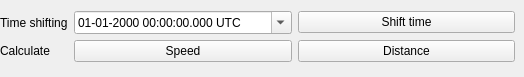
       <widget class="QWidget" name="scrollAreaWidgetContents_3">
        <property name="geometry">
         <rect>
          <x>0</x>
          <y>0</y>
          <width>524</width>
          <height>77</height>
         </rect>
        </property>
        <layout class="QGridLayout" name="gridLayout_2">
         <property name="leftMargin">
          <number>0</number>
         </property>
         <property name="rightMargin">
          <number>9</number>
         </property>
         <property name="bottomMargin">
          <number>0</number>
         </property>
         <item row="3" column="0">
          <widget class="QLabel" name="label_171">
           <property name="sizePolicy">
            <sizepolicy hsizetype="Fixed" vsizetype="Preferred">
             <horstretch>0</horstretch>
             <verstretch>0</verstretch>
            </sizepolicy>
           </property>
           <property name="text">
            <string>Calculate</string>
           </property>
          </widget>
         </item>
         <item row="3" column="1">
          <widget class="QPushButton" name="buttonCalculateSpeed">
           <property name="text">
            <string>Speed</string>
           </property>
          </widget>
         </item>
         <item row="8" column="0">
          <spacer name="verticalSpacer_3">
           <property name="orientation">
            <enum>Qt::Vertical</enum>
           </property>
           <property name="sizeHint" stdset="0">
            <size>
             <width>20</width>
             <height>40</height>
            </size>
           </property>
          </spacer>
         </item>
         <item row="2" column="1">
          <widget class="QDateTimeEdit" name="startDateTime_2">
           <property name="displayFormat">
            <string>dd-MM-yyyy HH:mm:ss.zzz t</string>
           </property>
           <property name="calendarPopup">
            <bool>true</bool>
           </property>
           <property name="timeSpec">
            <enum>Qt::UTC</enum>
           </property>
          </widget>
         </item>
         <item row="2" column="2">
          <widget class="QPushButton" name="pushButton_2">
           <property name="text">
            <string>Shift time</string>
           </property>
          </widget>
         </item>
         <item row="3" column="2">
          <widget class="QPushButton" name="buttonCalculateSpeed_3">
           <property name="text">
            <string>Distance</string>
           </property>
          </widget>
         </item>
         <item row="2" column="0">
          <widget class="QLabel" name="label">
           <property name="text">
            <string>Time shifting</string>
           </property>
          </widget>
         </item>
        </layout>
       </widget>
